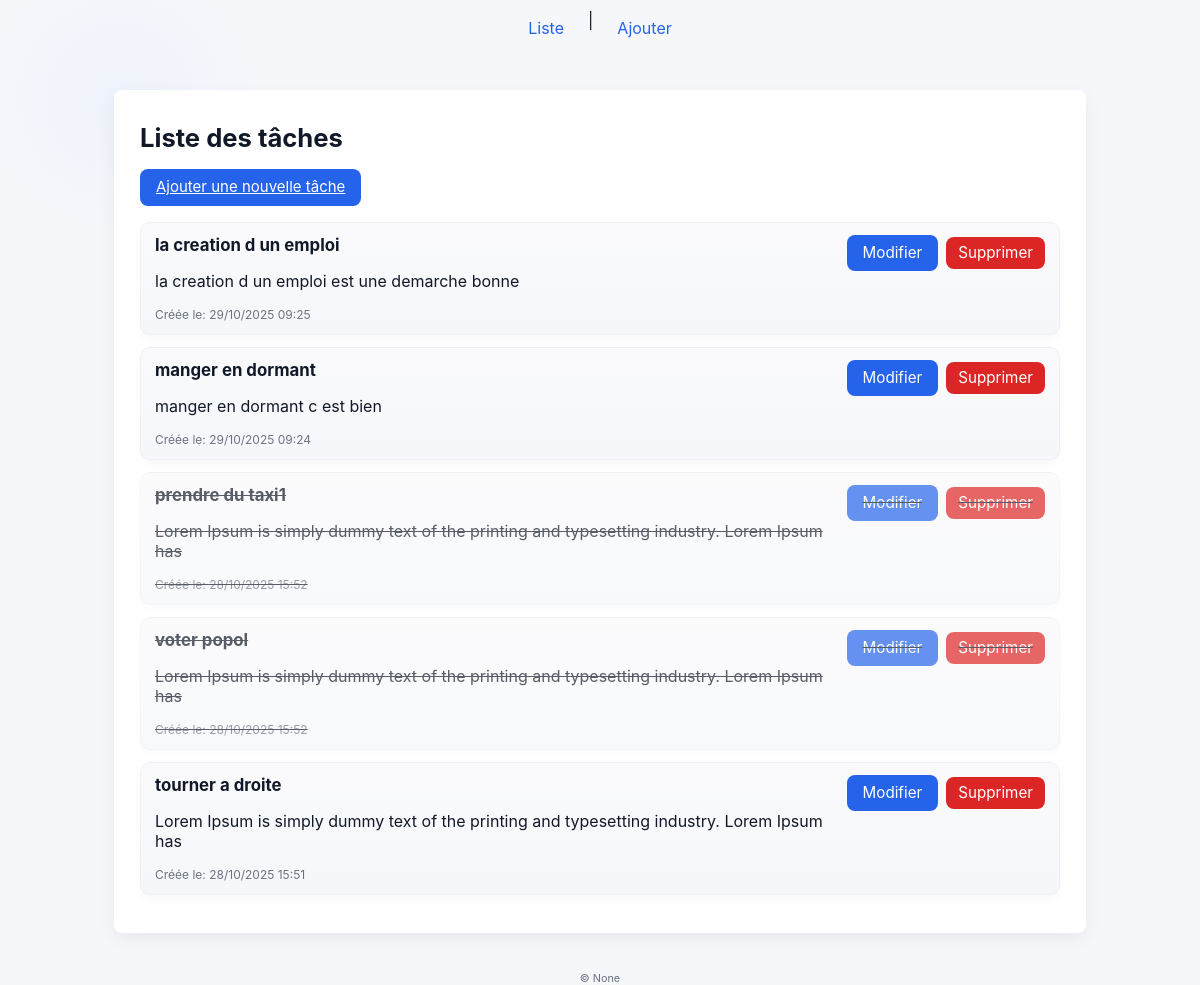
The app's page /taches/liste/ with its own data.
### taches/models.py (models this page shows, shortened)
class Tache(models.Model):
	titre = models.CharField(max_length=200)
	description = models.TextField(blank=True)
	cree_le = models.DateTimeField(auto_now_add=True)
	termine = models.BooleanField(default=False)

### taches/views.py (the view)
# urls.py: path("liste/", views.tache_list_html, name="liste_html"),
def tache_list_html(request):
	taches = Tache.objects.all().order_by('-cree_le')
	return render(request, 'taches/tache_liste.html', {'taches': taches})

### taches/templates/taches/tache_liste.html (shortened to what this page needs)
{% extends "taches/base.html" %}
{% block content %}
	<div class="page-header">
		<h1>Liste des tâches</h1>
		<p><a class="btn" href="{% url 'taches:ajouter' %}">Ajouter une nouvelle tâche</a></p>
	</div>
	{% if taches %}
		<ul>
			{% for t in taches %}
				<li>
					<article class="task-card {% if t.termine %}task-complete{% endif %}" aria-labelledby="tache-{{ t.pk }}">
						<div class="task-body">
							<strong id="tache-{{ t.pk }}">{{ t.titre }}</strong>
							{% if t.description %}
								<p>{{ t.description }}</p>
							{% endif %}
							<div class="meta">Créée le: {{ t.cree_le|date:"d/m/Y H:i" }}</div>
						</div>
						<div class="task-actions" role="group" aria-label="Actions pour {{ t.titre }}">
							<a class="btn" href="{% url 'taches:modifier' t.pk %}">Modifier</a>
							<a class="btn btn-danger" href="{% url 'taches:supprimer' t.pk %}">Supprimer</a>
						</div>
					</article>
				</li>
			{% endfor %}
		</ul>
	{% else %}
		<p>Aucune tâche pour l'instant.</p>
	{% endif %}
{% endblock %}

### taches/static/taches/css/style.css (style rules this page uses)
:root { --bg: #f5f7fb; --surface: #ffffff; --muted: #6b7280; --text: #111827; --primary: #2563eb; --primary-600: #1e40af; --accent: #06b6d4; --shadow: 0 6px 18px rgba(16,24,40,0.06); --radius: 8px; }
html, body { height: 100%; margin: 0; padding: 0; font-family: Inter, -apple-system, BlinkMacSystemFont, "Segoe UI", Roboto, "Helvetica Neue", Arial, sans-serif; background: radial-gradient(circle at 10% 10%, rgba(37,99,235,0.03), transparent 10%), var(--bg); color: var(--text); -webkit-font-smoothing: antialiased; }
h1 { margin: 6px 0 0 0; font-size: 1.6rem; }
button, .btn { background: var(--primary); color: #fff; border: none; padding: 10px 16px; border-radius: 8px; cursor: pointer; font-size: 15px; line-height: 1.1; transition: background .12s ease, box-shadow .12s ease; box-shadow: none; }
button, .btn, a.btn, a.btn-secondary, .btn-secondary, a.btn-danger, .btn-danger { color: #fff !important; }
a.btn, .btn, a.btn-secondary, .btn-secondary, a.btn-danger, .btn-danger { color: #fff; }
a.btn, a.btn-secondary, a.btn-danger { display: inline-block; }
.btn-danger, a.btn-danger { background: #dc2626; color: #fff; border: none; padding: 8px 12px; border-radius: 8px; text-decoration: none; }
ul { list-style: none; padding: 0; margin: 0; }
li { margin-bottom: 12px; }
.task-card { display: flex; gap: 12px; align-items: flex-start; padding: 12px 14px; border-radius: 10px; background: linear-gradient(180deg, rgba(250,250,252,1), rgba(245,247,250,1)); border: 1px solid rgba(14,20,34,0.03); box-shadow: 0 4px 12px rgba(15,23,42,0.03); }
.task-card .meta { color: var(--muted); font-size: 12px; }
.task-card strong { display:block; font-size:1.05rem; margin-bottom:4px; }
.task-actions { margin-left: auto; display:flex; gap:8px; align-items:center; }
.task-actions a { color: var(--primary); text-decoration:none; font-size:0.95rem; }
.task-complete { opacity: 0.7; text-decoration: line-through; }

### records on screen
Tache: titre "la creation d un emploi", description "la creation d un emploi est une demarche bonne", cree_le "29/10/2025 09:25"
Tache: titre "manger en dormant", description "manger en dormant c est bien", cree_le "29/10/2025 09:24"
Tache: titre "prendre du taxi1", description "Lorem Ipsum is simply dummy text of the printing and typesetting industry. Lorem Ipsum has", cree_le "28/10/2025 15:52"
Tache: titre "voter popol", description "Lorem Ipsum is simply dummy text of the printing and typesetting industry. Lorem Ipsum has", cree_le "28/10/2025 15:52"
Tache: titre "tourner a droite", description "Lorem Ipsum is simply dummy text of the printing and typesetting industry. Lorem Ipsum has", cree_le "28/10/2025 15:51"

### other values on screen
{{ now|default:None }} "None"
